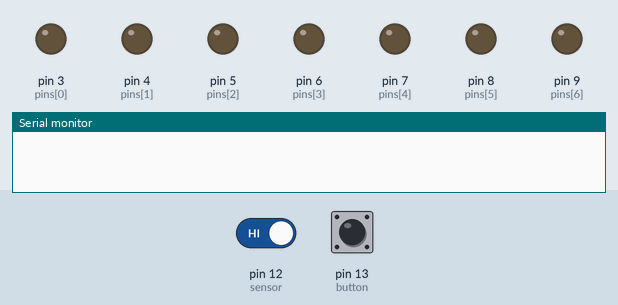
Bench run of a sketch on a simulated Arduino Uno, built with avr-gcc and run on an emulated ATmega328P. Parts: output pins drawn as LEDs (lit = HIGH), the last lines printed to the serial monitor. The test bench sets the inputs (shaded band); at power-on: pin 12 (sensor) HIGH, pin 13 (button) LOW. Random numbers use the default seed unless the sketch sets one.

Above: at 1.2 s.
1.3 s: pin 12 (sensor) driven LOW
At 4.0 s:
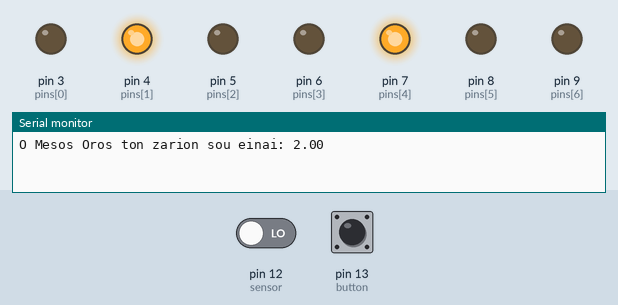
4.3 s: pin 12 (sensor) driven HIGH
At 5.3 s:
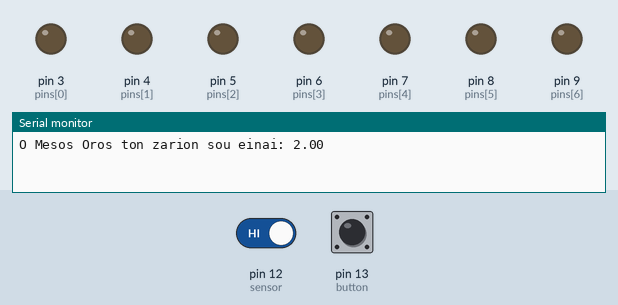
5.8 s: pin 12 (sensor) driven LOW
At 6.3 s:
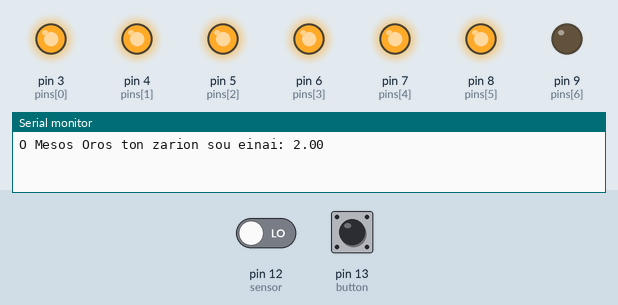
Timing chart, 0 to 34.3 s (numbered marks = the images above; inputs shaded):
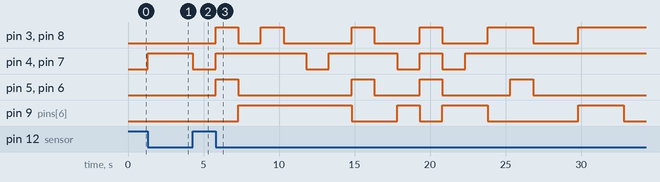

The sketch:

Dice.ino
```cpp
int pins[]={3,4,5,6,7,8,9};

int one[]={0,0,0,0,0,0,1};
int two[]={0,1,0,0,1,0,0};
int three[]={0,1,0,0,1,0,1};
int four[]={1,1,0,0,1,1,0};
int five[]={1,1,0,0,1,1,1};
int six[]={1,1,1,1,1,1,0};

int randomVal = 0;
int sensorVal = 0;

int button = 13;
int buttonVal = 0;

float sum = 0;
int count = 0;

int sensor =12;

void setup(){  for (int i=0; i<7; i++){
    pinMode(pins[i],OUTPUT);
  }
  Serial.begin(9600);
}

void loop(){

sensorVal = digitalRead(sensor);
buttonVal = digitalRead(button);


if(sensorVal == 0){


randomVal = random(1,7);
sum = sum + randomVal;
count++;


if(randomVal == 1){
 number(one);}

if(randomVal == 2){
 number(two);}

if(randomVal == 3){
 number(three);}

if(randomVal == 4){
 number(four);}

if(randomVal == 5){
 number(five);}

if(randomVal == 6){
 number(six);}


int temp = 0;
while(1) {
  delay(1);
  sensorVal = digitalRead(sensor);
  temp++;
  if(sensorVal==0) {
    Serial.print("O Mesos Oros ton zarion sou einai: ");
   Serial.println(sum/count);

   sum = 0;
   count = 0;
   break;
  }
  if(temp >= 1000) {

    break;
  }
}


}
}

void number(int num[]){
  for (int i=0; i<7; i++){
    digitalWrite(pins[i],num[i]);
    }

   delay(1500);
   clearAll();
}


void clearAll(){
  for (int i=0;i<7  ;i++){
    digitalWrite(pins[i],LOW);
  }
}
```

Measured:
- after the input at 1.3 s, pin 4 (pins[1]), pin 7 (pins[4]): LOW → HIGH at once
- after the input at 4.3 s, pin 4 (pins[1]), pin 7 (pins[4]): HIGH → LOW at once
- after the input at 5.8 s, pin 3 (pins[0]): LOW → HIGH at once, → LOW 1.5 s later, → HIGH 1.5 s later, → LOW 1.5 s later, … (11 changes in this stretch); pin 4 (pins[1]): goes HIGH 6.0 s, LOW 1.5 s, HIGH 4.5 s, LOW 1.5 s, HIGH 1.5 s, LOW 1.5 s, then HIGH, starting at once
